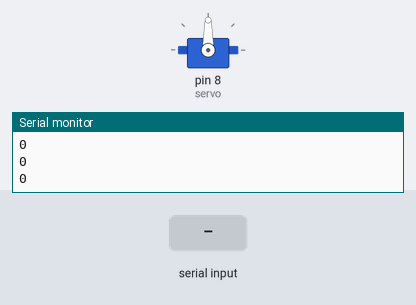
A sketch run on a simulated Arduino Uno, built with avr-gcc and run on an emulated ATmega328P. On the bench: servo, the last lines printed to the serial monitor. Inputs (shaded band) come from the test bench.

Above: at 1.2 s.
1.3 s: "30,150\n" received over Serial
At 3.3 s:
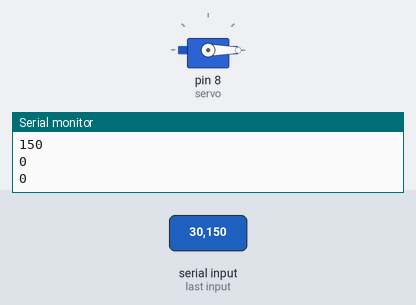
4.3 s: "90,45\n" received over Serial
At 5.5 s:
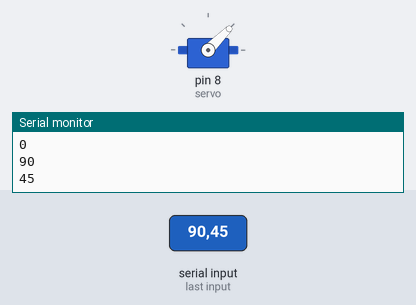
7.3 s: "200\n" received over Serial
At 8.1 s:
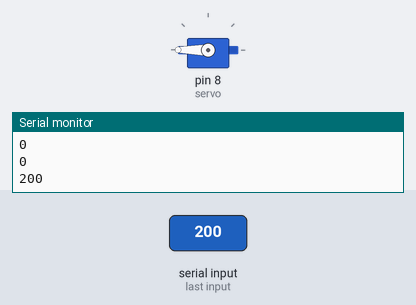
Timing chart, 0 to 10.3 s (numbered marks = the images above; inputs shaded):
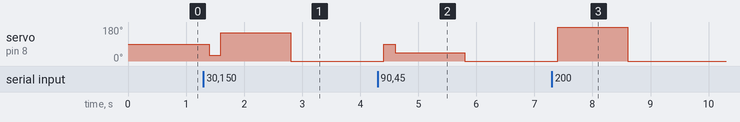

Measured:
- after the input at 1.3 s, servo on pin 8 (servo): 90° → 30° after 0.10 s, → 150° 0.20 s later, → 0° 1.2 s later
- after the input at 4.3 s, servo on pin 8 (servo): 0° → 90° after 0.10 s, → 45° 0.20 s later, → 0° 1.2 s later
- after the input at 7.3 s, servo on pin 8 (servo): 0° → 180° after 0.10 s, → 0° 1.2 s later

The sketch:

bluetooth2.ino
```cpp
// this program is used to control servo from potentiometer and serial monitor.
//
#include <Servo.h>

Servo servo;

int angle;
int inangle;// initial angle
int angle1;
void setup() {
  Serial.begin(9600);
  servo.attach(8);// servo pin
  // put your setup code here, to run once:
 // angle1=map(analogRead(A1),0,1023,0,180);
}

void loop() {
  //inangle=map(analogRead(A1),0,1023,0,180);
//  if (abs(angle1-inangle)>3){// if there is any changes it starts to work, 1 degree is taken to avoid noise level
//  angle1=analogRead(A1);// read from A1 from potentiometer
//  angle1=map(angle1,0,1023,0,180);// change it to angles
//  angle=angle1;
  //}

if (Serial.available()>0){
    angle=Serial.parseInt();//set serial monitor to noline ending othervise it will recognise \n as 0
servo.write(angle);// rotation
}

  delay(200);// for working properly
  Serial.println(angle);


  // put your main code here, to run repeatedly:

}
```
